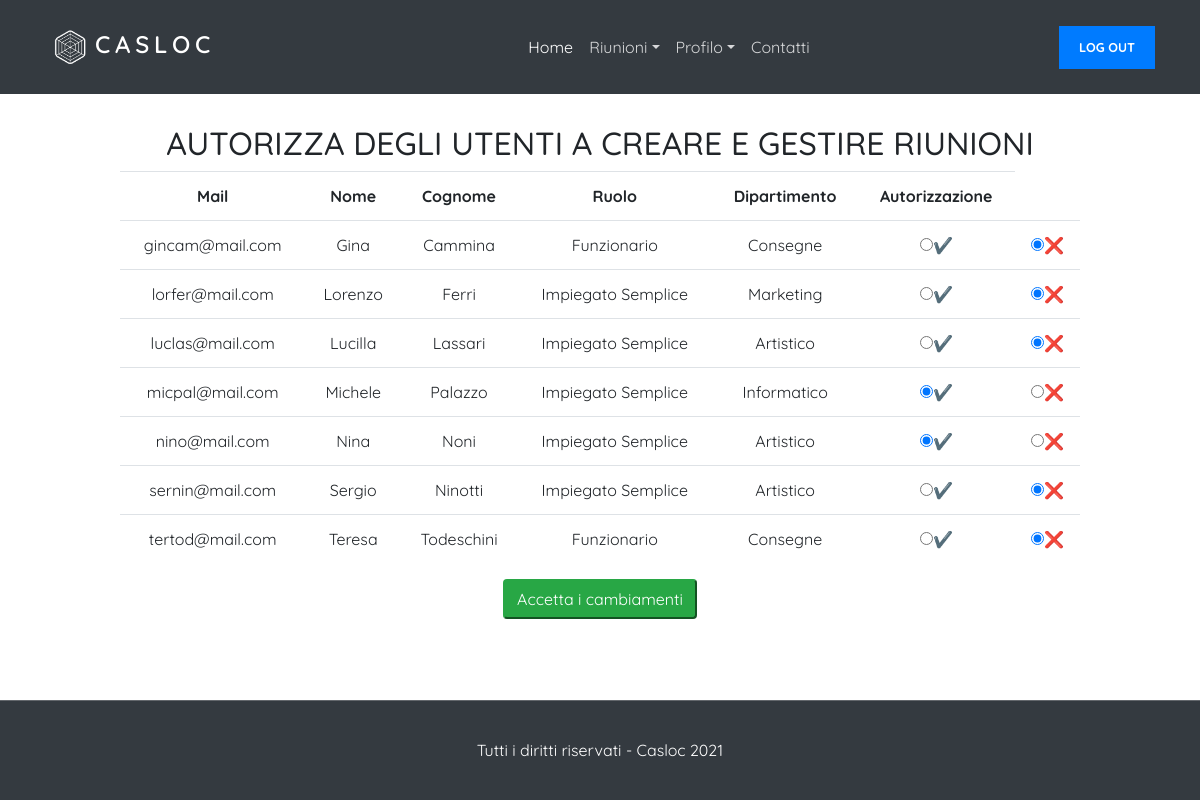
Page /index.php?op=autorizza (signed in) on the committed database.
### tables this page shows
CREATE TABLE `utente` (
  `password` varchar(100) NOT NULL,
  `nome` varchar(20) NOT NULL,
  `cognome` varchar(20) NOT NULL,
  `ruolo` text DEFAULT NULL,
  `tipo` varchar(10) NOT NULL,
  `data_nascita` date NOT NULL,
  `data_promozione` date DEFAULT NULL,
  `foto` varchar(50) DEFAULT NULL,
  `anni_servizio` int(11) DEFAULT NULL,
  `dipartimento` varchar(30) NOT NULL,
  `mail` varchar(30) NOT NULL
);

### common/funzioni.php (called while the page is built, shortened)
<?php
  function leggiUtenti($cid, $autorizzatore)
  {
    $utenti = array();
  	$risultato = array("status"=>"ok","msg"=>"", "contenuto"=>"");
    $sql = "SELECT mail, nome, cognome, ruolo, dipartimento, tipo FROM utente WHERE mail!='$autorizzatore'";
    $res = $cid->query($sql);
  	while($row=$res->fetch_row())
  	{
  			$utenti[$row[0]]=$row;
  	}
  	$risultato["contenuto"]=$utenti;
  	return $risultato;
  }
?>

### frontend/autorizza.php (the view, shortened to what this page needs)
<?php
  if($_SESSION["tipo"]!='Direttore'){
    echo "<div class=\"alert alert-danger\"><strong>Errore: non sei abilitato ad autorizzare utenti</strong></div>";
  }
  else {
    $res = leggiUtenti($cid, $_SESSION["utente"]);
    $utenti = $res["contenuto"];
    echo '<h2>Autorizza degli utenti a creare e gestire riunioni</h2>
    <form class="form-group" action="backend/insertA-EXE.php" method="post" id="form-group">';
    $presente = False;
    $sql = "SELECT impiegato FROM autorizza";
    $res = $cid->query($sql);
    echo "<div class=\"table-responsive\">";
    echo "<table class=\"table text-center\">";
    echo "<tr>
    <th>Mail</th>
    <th>Nome</th>
    <th>Cognome</th>
    <th>Ruolo</th>
    <th>Dipartimento</th>
    <th>Autorizzazione</th>
    </tr>";
    foreach ($utenti AS $id => $info) {
      if ($info[5]=='Direttore'){continue;};
      echo "<tr>
      <td>$info[0]</td>
      <td>$info[1]</td>
      <td>$info[2]</td>
      <td>$info[3]</td>
      <td>$info[4]</td>";
      foreach ($res as $key => $value) {
        if ($info[0]==$value['impiegato']) {
          $presente = True;
          break;
        }
        else {
          $presente = False;
        }
      }
      if ($presente) {
        echo "<td><input type='radio' name='presente$info[0]' value='$info[0].YES' checked>✔
        <td><input type='radio' name='presente$info[0]' value='$info[0].NO'>❌
        </td>";
      }
      else {
        echo "<td><input type='radio' name='assente$info[0]' value='$info[0].YES'>✔
        <td><input type='radio' name='assente$info[0]' value='$info[0].NO' checked>❌
        </td>";
      }
      echo "</tr>";
  }
  echo '</table></div><button type="submit" name="autorizza" class="btn btn-success">Accetta i cambiamenti</button></form>';
}
?>

### css/stile.css (style rules this page uses)
body { background-color: white; }
body { font-family: "Quicksand", -apple-system, BlinkMacSystemFont, "Segoe UI", Roboto, "Helvetica Neue", Arial, "Noto Sans", sans-serif, "Apple Color Emoji", "Segoe UI Emoji", "Segoe UI Symbol", "Noto Color Emoji"; background-color: #fff; height: 100vh; position: relative; }
body:before { content: ""; position: absolute; top: 0; left: 0; right: 0; bottom: 0; background: rgba(0, 0, 0, 0.5); -webkit-transition: .3s all ease; -o-transition: .3s all ease; transition: .3s all ease; opacity: 0; visibility: hidden; z-index: 1; }
h1, h2, h3, h4, h5, h6, .h1, .h2, .h3, .h4, .h5, .h6 { text-transform: uppercase; text-align: center; font-family: "Quicksand", -apple-system, BlinkMacSystemFont, "Segoe UI", Roboto, "Helvetica Neue", Arial, "Noto Sans", sans-serif, "Apple Color Emoji", "Segoe UI Emoji", "Segoe UI Symbol", "Noto Color Emoji"; }
footer { background-color: #343a40; height: 100px; width: 100%; text-align: center; color: white; margin-top: 30px; position: sticky; top: 100%; }
tr { text-align:center; }
.form-group { text-align:center; }

### rows in the picture
utente: mail "gincam@mail.com", nome "Gina", cognome "Cammina", ruolo "Funzionario", dipartimento "Consegne"
utente: mail "lorfer@mail.com", nome "Lorenzo", cognome "Ferri", ruolo "Impiegato Semplice", dipartimento "Marketing"
utente: mail "luclas@mail.com", nome "Lucilla", cognome "Lassari", ruolo "Impiegato Semplice", dipartimento "Artistico"
utente: mail "micpal@mail.com", nome "Michele", cognome "Palazzo", ruolo "Impiegato Semplice", dipartimento "Informatico"
utente: mail "nino@mail.com", nome "Nina", cognome "Noni", ruolo "Impiegato Semplice", dipartimento "Artistico"
utente: mail "sernin@mail.com", nome "Sergio", cognome "Ninotti", ruolo "Impiegato Semplice", dipartimento "Artistico"
utente: mail "tertod@mail.com", nome "Teresa", cognome "Todeschini", ruolo "Funzionario", dipartimento "Consegne"
